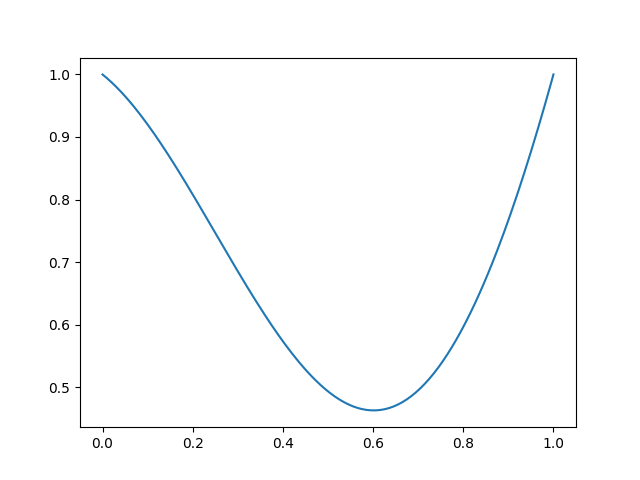

Write Python code to recreate this figure.
import numpy as np
import matplotlib.pyplot as plt

sol = np.loadtxt("solution.txt")
grid = np.loadtxt("grid.txt")

plt.plot(grid, sol)
plt.savefig("plot.png")